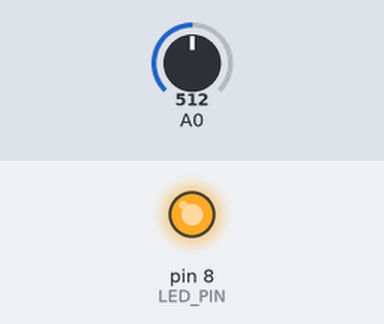
Recording of a sketch running on a simulated Arduino Uno, built with avr-gcc and run on an emulated ATmega328P. On the bench: output pins drawn as LEDs (lit = HIGH). Inputs (shaded band) come from the test bench; at power-on: A0 = 512.

Above: at 0.3 s.
Timing chart, 0 to 1.8 s (numbered marks = the images above):
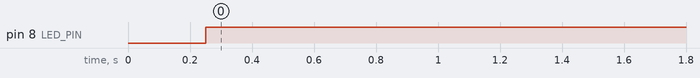

The sketch:

ADC_Example_1.ino
```cpp
/*
 * LAB Name: Arduino AnalogRead Speed Measurement
 * Author: Khaled Magdy
 * For More Info Visit: www.DeepBlueMbedded.com
*/

/*
// ---[ Arduino Pin Manipulation Macros ]---
#define SET_PIN_MODE_OUTPUT(port, pin) DDR ## port |= (1 << pin)
#define SET_PIN_HIGH(port, pin) (PORT ## port |= (1 << pin))
#define SET_PIN_LOW(port, pin) ((PORT ## port) &= ~(1 << (pin)))

int AN0_Result = 0;

void setup()
{
  SET_PIN_MODE_OUTPUT(B, 0);  // Set Pin8 (PB0) As Output
}

void loop()
{
  SET_PIN_HIGH(B, 0);
  delay(100);
  AN0_Result = analogRead(A0);

  AN0_Result = analogRead(A0);
  AN0_Result = analogRead(A0);
  AN0_Result = analogRead(A0);

  SET_PIN_LOW(B, 0);
  delay(100);
}
*/
#define LED_PIN 8
void setup()
{
  pinMode(LED_PIN, OUTPUT);
  delay(250);
}

void loop()
{
  /*
  digitalWrite(LED_PIN, HIGH);
  delay(200);
  digitalWrite(LED_PIN, LOW);
  delay(200);
  */
  //analogWrite(LED_PIN, (analogRead(A0)>>2));
  analogWrite(LED_PIN, (analogRead(A0)));
  delay(200);
}
```

Measured:
- by itself, pin 8 (LED_PIN): LOW → HIGH at 0.25 s
